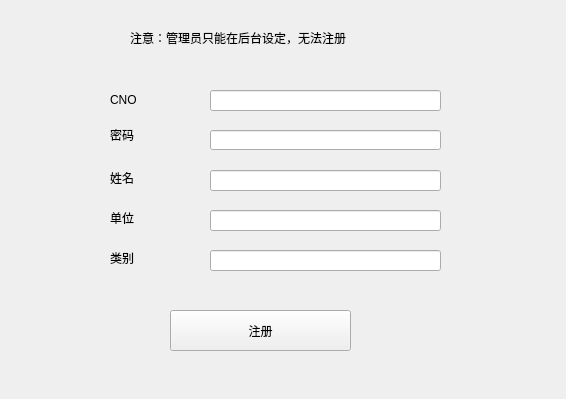
<?xml version="1.0" encoding="UTF-8"?>
<ui version="4.0">
 <class>Register</class>
 <widget class="QWidget" name="Register">
  <property name="geometry">
   <rect>
    <x>0</x>
    <y>0</y>
    <width>566</width>
    <height>399</height>
   </rect>
  </property>
  <property name="windowTitle">
   <string>Form</string>
  </property>
  <widget class="QLabel" name="label">
   <property name="geometry">
    <rect>
     <x>110</x>
     <y>80</y>
     <width>81</width>
     <height>41</height>
    </rect>
   </property>
   <property name="text">
    <string>&lt;html&gt;&lt;head/&gt;&lt;body&gt;&lt;p&gt;CNO&lt;/p&gt;&lt;/body&gt;&lt;/html&gt;</string>
   </property>
  </widget>
  <widget class="QLineEdit" name="RegisterCno">
   <property name="geometry">
    <rect>
     <x>210</x>
     <y>90</y>
     <width>231</width>
     <height>21</height>
    </rect>
   </property>
  </widget>
  <widget class="QLabel" name="label_2">
   <property name="geometry">
    <rect>
     <x>110</x>
     <y>110</y>
     <width>72</width>
     <height>51</height>
    </rect>
   </property>
   <property name="text">
    <string>&lt;html&gt;&lt;head/&gt;&lt;body&gt;&lt;p&gt;密码&lt;/p&gt;&lt;/body&gt;&lt;/html&gt;</string>
   </property>
  </widget>
  <widget class="QLineEdit" name="RegisterPassword">
   <property name="geometry">
    <rect>
     <x>210</x>
     <y>130</y>
     <width>231</width>
     <height>20</height>
    </rect>
   </property>
  </widget>
  <widget class="QPushButton" name="RegisterPushButton">
   <property name="geometry">
    <rect>
     <x>170</x>
     <y>310</y>
     <width>181</width>
     <height>41</height>
    </rect>
   </property>
   <property name="text">
    <string>注册</string>
   </property>
  </widget>
  <widget class="QLabel" name="label_3">
   <property name="geometry">
    <rect>
     <x>130</x>
     <y>30</y>
     <width>281</width>
     <height>16</height>
    </rect>
   </property>
   <property name="text">
    <string>注意：管理员只能在后台设定，无法注册</string>
   </property>
  </widget>
  <widget class="QLabel" name="label_4">
   <property name="geometry">
    <rect>
     <x>110</x>
     <y>170</y>
     <width>72</width>
     <height>15</height>
    </rect>
   </property>
   <property name="text">
    <string>姓名</string>
   </property>
  </widget>
  <widget class="QLabel" name="label_5">
   <property name="geometry">
    <rect>
     <x>110</x>
     <y>210</y>
     <width>72</width>
     <height>15</height>
    </rect>
   </property>
   <property name="text">
    <string>单位</string>
   </property>
  </widget>
  <widget class="QLabel" name="label_6">
   <property name="geometry">
    <rect>
     <x>110</x>
     <y>250</y>
     <width>81</width>
     <height>16</height>
    </rect>
   </property>
   <property name="text">
    <string>类别</string>
   </property>
  </widget>
  <widget class="QLineEdit" name="RegisterName">
   <property name="geometry">
    <rect>
     <x>210</x>
     <y>170</y>
     <width>231</width>
     <height>21</height>
    </rect>
   </property>
  </widget>
  <widget class="QLineEdit" name="RegisterDepartment">
   <property name="geometry">
    <rect>
     <x>210</x>
     <y>210</y>
     <width>231</width>
     <height>21</height>
    </rect>
   </property>
  </widget>
  <widget class="QLineEdit" name="RegisterType">
   <property name="geometry">
    <rect>
     <x>210</x>
     <y>250</y>
     <width>231</width>
     <height>21</height>
    </rect>
   </property>
  </widget>
 </widget>
 <resources/>
 <connections/>
</ui>
